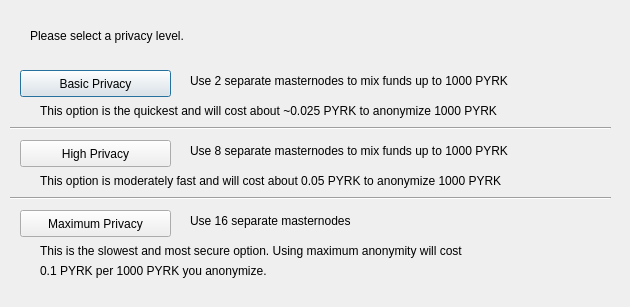
<?xml version="1.0" encoding="UTF-8"?>
<ui version="4.0">
 <class>DarksendConfig</class>
 <widget class="QDialog" name="DarksendConfig">
  <property name="geometry">
   <rect>
    <x>0</x>
    <y>0</y>
    <width>630</width>
    <height>307</height>
   </rect>
  </property>
  <property name="windowTitle">
   <string>Configure PrivateSend</string>
  </property>
  <widget class="QPushButton" name="buttonBasic">
   <property name="geometry">
    <rect>
     <x>20</x>
     <y>70</y>
     <width>151</width>
     <height>27</height>
    </rect>
   </property>
   <property name="text">
    <string>Basic Privacy</string>
   </property>
  </widget>
  <widget class="QPushButton" name="buttonHigh">
   <property name="geometry">
    <rect>
     <x>20</x>
     <y>140</y>
     <width>151</width>
     <height>27</height>
    </rect>
   </property>
   <property name="text">
    <string>High Privacy</string>
   </property>
  </widget>
  <widget class="QPushButton" name="buttonMax">
   <property name="geometry">
    <rect>
     <x>20</x>
     <y>210</y>
     <width>151</width>
     <height>27</height>
    </rect>
   </property>
   <property name="text">
    <string>Maximum Privacy</string>
   </property>
  </widget>
  <widget class="QLabel" name="label">
   <property name="geometry">
    <rect>
     <x>30</x>
     <y>20</y>
     <width>571</width>
     <height>31</height>
    </rect>
   </property>
   <property name="text">
    <string>Please select a privacy level.</string>
   </property>
  </widget>
  <widget class="QLabel" name="label_2">
   <property name="geometry">
    <rect>
     <x>190</x>
     <y>70</y>
     <width>421</width>
     <height>21</height>
    </rect>
   </property>
   <property name="text">
    <string>Use 2 separate masternodes to mix funds up to 1000 PYRK</string>
   </property>
  </widget>
  <widget class="QLabel" name="label_3">
   <property name="geometry">
    <rect>
     <x>190</x>
     <y>140</y>
     <width>411</width>
     <height>21</height>
    </rect>
   </property>
   <property name="text">
    <string>Use 8 separate masternodes to mix funds up to 1000 PYRK</string>
   </property>
  </widget>
  <widget class="QLabel" name="label_4">
   <property name="geometry">
    <rect>
     <x>190</x>
     <y>210</y>
     <width>421</width>
     <height>21</height>
    </rect>
   </property>
   <property name="text">
    <string>Use 16 separate masternodes</string>
   </property>
  </widget>
  <widget class="QLabel" name="label_6">
   <property name="geometry">
    <rect>
     <x>40</x>
     <y>100</y>
     <width>561</width>
     <height>21</height>
    </rect>
   </property>
   <property name="text">
    <string>This option is the quickest and will cost about ~0.025 PYRK to anonymize 1000 PYRK</string>
   </property>
  </widget>
  <widget class="QLabel" name="label_7">
   <property name="geometry">
    <rect>
     <x>40</x>
     <y>170</y>
     <width>561</width>
     <height>21</height>
    </rect>
   </property>
   <property name="text">
    <string>This option is moderately fast and will cost about 0.05 PYRK to anonymize 1000 PYRK</string>
   </property>
  </widget>
  <widget class="QLabel" name="label_8">
   <property name="geometry">
    <rect>
     <x>40</x>
     <y>240</y>
     <width>561</width>
     <height>21</height>
    </rect>
   </property>
   <property name="text">
    <string>This is the slowest and most secure option. Using maximum anonymity will cost</string>
   </property>
  </widget>
  <widget class="QLabel" name="label_9">
   <property name="geometry">
    <rect>
     <x>40</x>
     <y>260</y>
     <width>561</width>
     <height>21</height>
    </rect>
   </property>
   <property name="text">
    <string>0.1 PYRK per 1000 PYRK you anonymize.</string>
   </property>
  </widget>
  <widget class="Line" name="line">
   <property name="geometry">
    <rect>
     <x>10</x>
     <y>120</y>
     <width>601</width>
     <height>16</height>
    </rect>
   </property>
   <property name="orientation">
    <enum>Qt::Horizontal</enum>
   </property>
  </widget>
  <widget class="Line" name="line_2">
   <property name="geometry">
    <rect>
     <x>10</x>
     <y>190</y>
     <width>601</width>
     <height>16</height>
    </rect>
   </property>
   <property name="orientation">
    <enum>Qt::Horizontal</enum>
   </property>
  </widget>
 </widget>
 <resources/>
 <connections/>
</ui>
